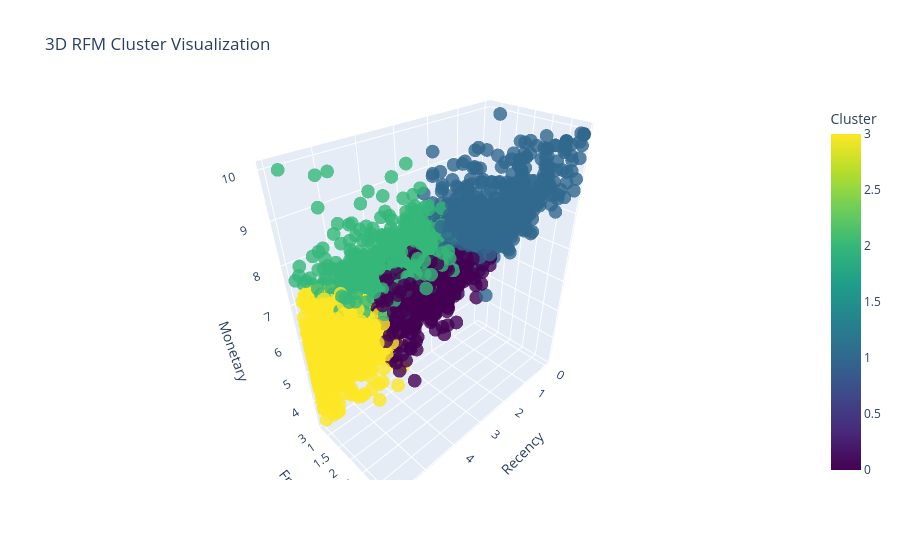

This figure's notebook cell:
### Code cell
fig = px.scatter_3d(
    log_rfm,
    x='Recency',
    y='Frequency',
    z='Monetary',
    color='Cluster',  # or use 'Segment' if you've labeled clusters
    title='3D RFM Cluster Visualization',
    opacity=0.8,
    color_continuous_scale='viridis'
)

fig.show()

### Figure 1 — Plotly figure (JSON) as saved in the notebook; plotly's stock layout.template omitted (floating-point values rounded to 4 significant figures; data arrays with more than 128 entries replaced by an {"elided": "..."} marker saying what was removed)
{"data": [{"hovertemplate": "Recency=%{x}<br>Frequency=%{y}<br>Monetary=%{z}<br>Cluster=%{marker.color}<extra></extra>", "legendgroup": "", "marker": {"color": {"elided": "4338 int values"}, "coloraxis": "coloraxis", "opacity": 0.8, "symbol": "circle"}, "mode": "markers", "name": "", "scene": "scene", "showlegend": false, "type": "scatter3d", "x": {"elided": "4338 float values"}, "y": {"elided": "4338 float values"}, "z": {"elided": "4338 float values"}}], "layout": {"coloraxis": {"colorbar": {"title": {"text": "Cluster"}}, "colorscale": [[0, "#440154"], [0.1111, "#482878"], [0.2222, "#3e4989"], [0.3333, "#31688e"], [0.4444, "#26828e"], [0.5556, "#1f9e89"], [0.6667, "#35b779"], [0.7778, "#6ece58"], [0.8889, "#b5de2b"], [1, "#fde725"]]}, "legend": {"tracegroupgap": 0}, "scene": {"domain": {"x": [0, 1], "y": [0, 1]}, "xaxis": {"title": {"text": "Recency"}}, "yaxis": {"title": {"text": "Frequency"}}, "zaxis": {"title": {"text": "Monetary"}}}, "title": {"text": "3D RFM Cluster Visualization"}}}
